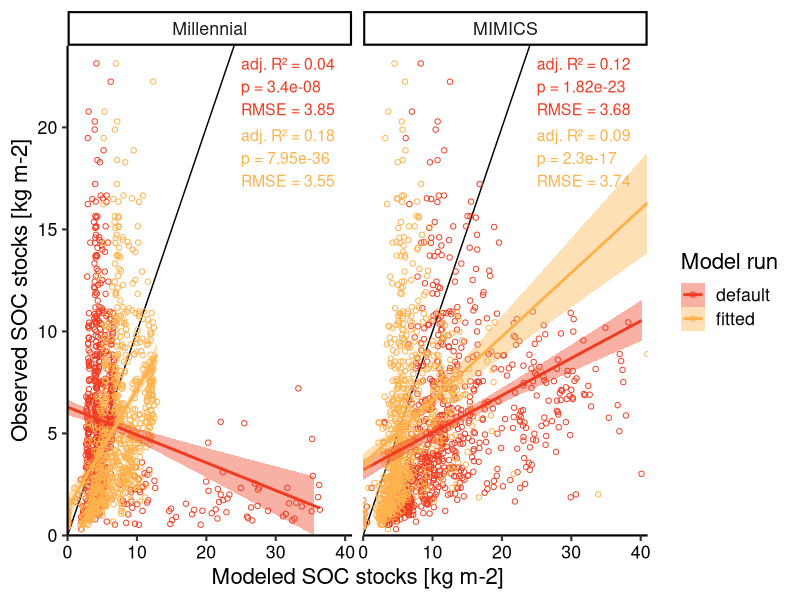
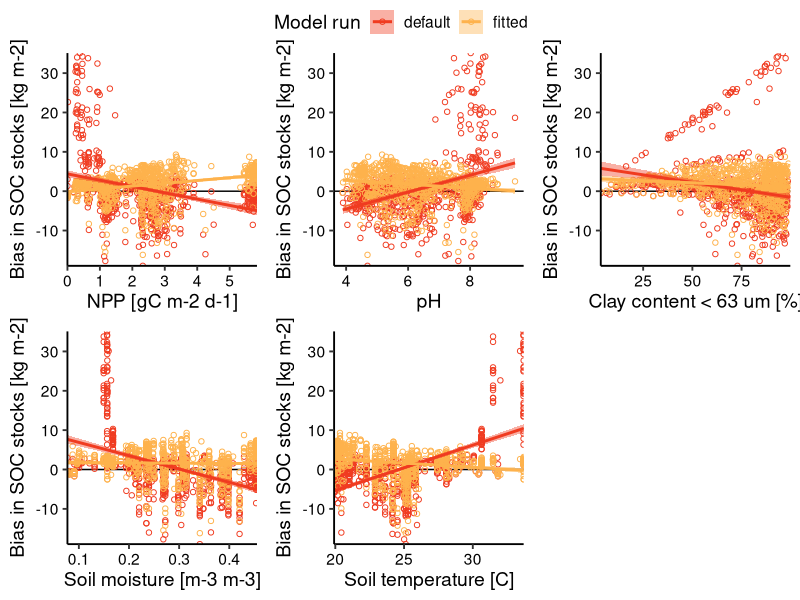
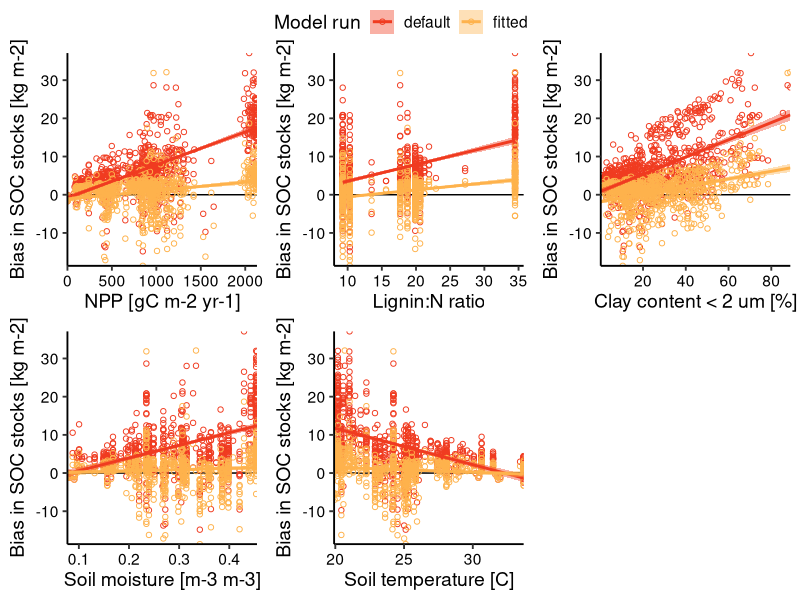
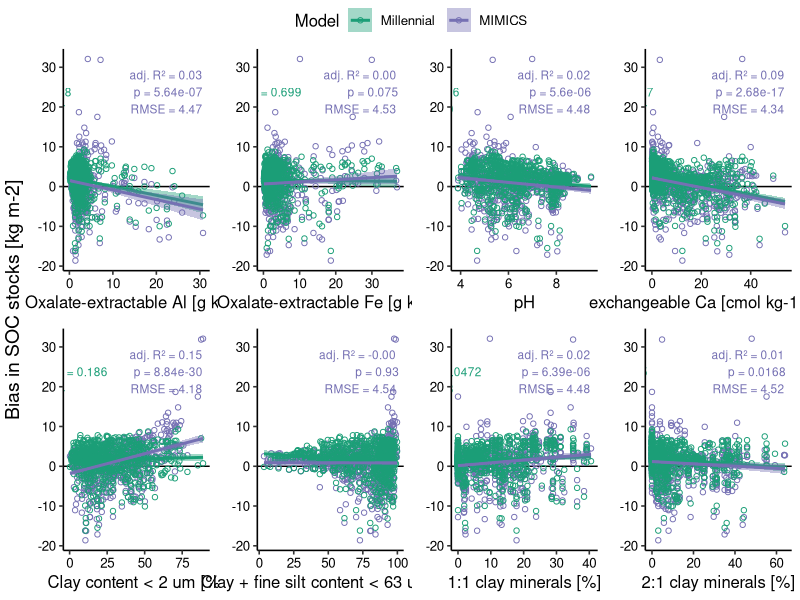
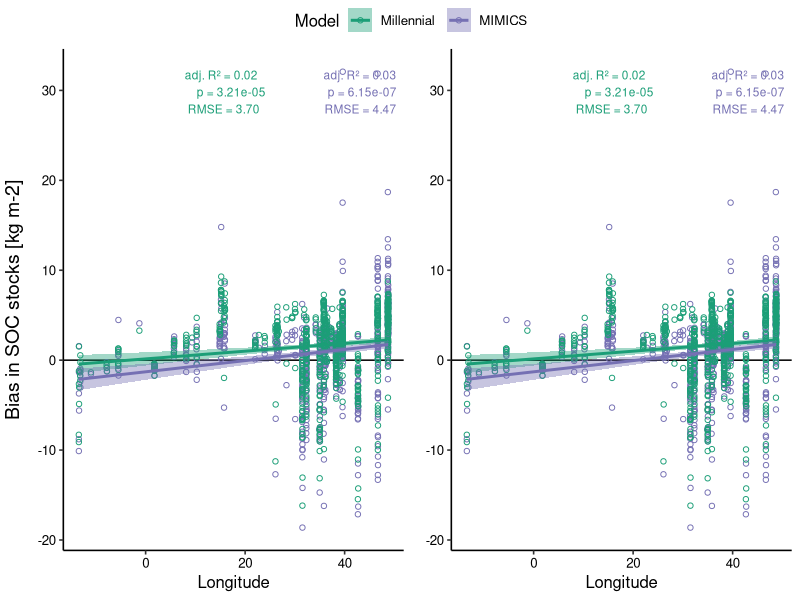
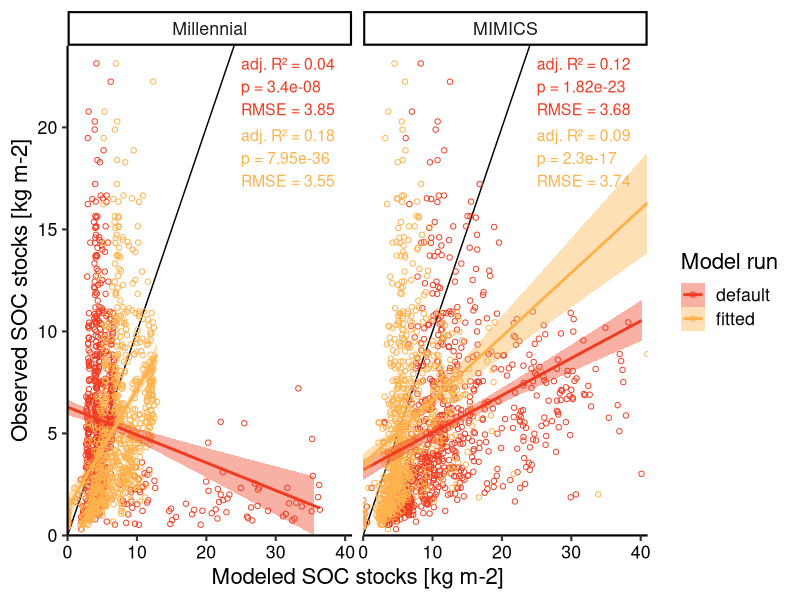
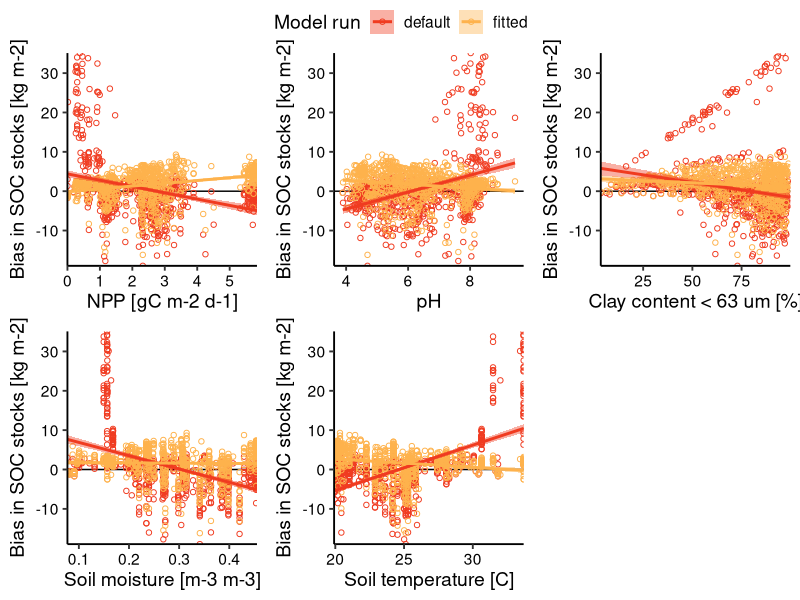
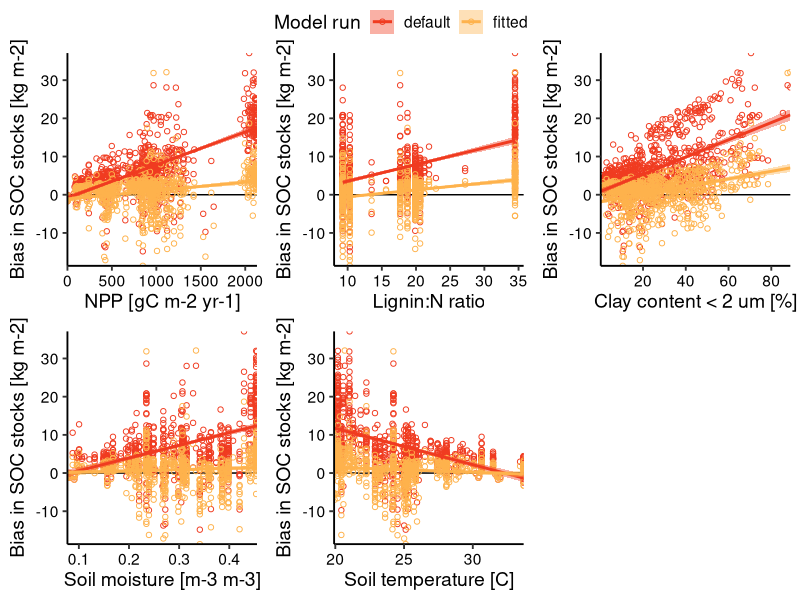

Generate these figures, in order, with R:
## AfSIS process-based model analysis ##
## Sophie von Fromm ##
## 2025-10-08 ##

library(tidyverse)
library(ggpubr)

## Load default and fitted model runs
default_run <- read.csv("model_output/both_model_results_default_run_2025-10-08.csv") %>% 
  mutate(ModelRun = "default") 
fitted_run <- read.csv("model_output/both_model_results_fitted_run_2025-10-08.csv") %>% 
  mutate(ModelRun = "fitted")

## Load AfSIS data
afsis_data <- read.csv("forcing_data/afsis_ref_updated8.csv", as.is = T) %>% 
  filter(Depth == "Topsoil")

## merge both model datasets
both_runs <- default_run %>% 
  full_join(fitted_run)

both_runs_obs <-  both_runs %>% 
  filter(Type %in% c("MIMICS", "Millennial")) %>%
  rename(Soil_Organic_Carbon_kg_m2_mod = Soil_Organic_Carbon_kg_m2) %>%
  left_join(
    both_runs %>% 
      filter(Type == "Observed") %>% 
      select(Set, ModelRun, Soil_Organic_Carbon_kg_m2) %>% 
      rename(Soil_Organic_Carbon_kg_m2_obs = Soil_Organic_Carbon_kg_m2),
    by = c("Set", "ModelRun")
  ) %>%
  select(Set, Type, ModelRun, Soil_Organic_Carbon_kg_m2_mod, Soil_Organic_Carbon_kg_m2_obs)

median(both_runs_obs$Soil_Organic_Carbon_kg_m2_obs)

## Plot data and calculate model performance
# Function that returns a tibble with desired statistics for specific subset of data
extract_lm_stats <- function(df, type_filter, modelrun_filter) {
  data_sub <- df %>% filter(Type == type_filter, ModelRun == modelrun_filter)
  
  lm_fit <- lm(Soil_Organic_Carbon_kg_m2_obs ~ Soil_Organic_Carbon_kg_m2_mod, 
               data = data_sub)
  
  summary_lm <- summary(lm_fit)
  glance_lm <- broom::glance(lm_fit)
  
  # RMSE calculation
  rmse <- sqrt(mean(lm_fit$residuals^2))
  
  # p-value of slope (coefficient on Soil_Organic_Carbon_kg_m2_obs)
  # It's the 2nd coefficient
  p_value <- coef(summary_lm)[2, "Pr(>|t|)"]
  
  tibble(
    Type = type_filter,
    ModelRun = modelrun_filter,
    adj_r_squared = summary_lm$adj.r.squared,
    p_value = p_value,
    rmse = rmse
  )
}

types <- unique(both_runs_obs$Type)
modelruns <- unique(both_runs_obs$ModelRun)

stats_table <- tidyr::crossing(Type = types, ModelRun = modelruns) %>%
  rowwise() %>%
  do(extract_lm_stats(both_runs_obs, .$Type, .$ModelRun)) %>%
  ungroup() %>% 
  mutate(
    label = sprintf(
      "adj. R² = %.2f\np = %.3g\nRMSE = %.2f",
      adj_r_squared, p_value, rmse
    )
  )

both_runs_obs %>% 
  ggplot(aes(y = Soil_Organic_Carbon_kg_m2_obs, x = Soil_Organic_Carbon_kg_m2_mod,
             color = ModelRun)) +
  geom_abline(slope = 1) +
  geom_point(shape = 21) +
  facet_wrap(~Type) +
  geom_smooth(method = "lm", aes(fill = ModelRun)) +
  theme_classic(base_size = 16) +
  theme(axis.text = element_text(color = "black")) +
  scale_y_continuous("Observed SOC stocks [kg m-2]", limits = c(0,24),
                     expand = c(0,0)) +
  scale_x_continuous("Modeled SOC stocks [kg m-2]", limits = c(0,41),
                     expand = c(0,0)) +
  scale_color_manual("Model run", values = c("#f03b20", "#feb24c")) +
  scale_fill_manual("Model run", values = c("#f03b20", "#feb24c")) +
  geom_text(
    data = stats_table %>% filter(ModelRun == "default"),
    aes(x = 25, y = 22, label = label), color = "#f03b20",
    inherit.aes = FALSE,
    size = 4,
    hjust = 0
  ) +
  geom_text(
    data = stats_table %>% filter(ModelRun == "fitted"),
    aes(x = 25, y = 18.5, label = label), color = "#feb24c",
    inherit.aes = FALSE,
    size = 4,
    hjust = 0
  )
ggsave(paste0("./model_output/ModelFits_MIMICS_Millennial_DefaultFitted_",
              Sys.Date(), ".jpeg"), height = 6, width = 9)  

## Bias plots
afsis_red <- afsis_data %>% 
  tibble::rowid_to_column("Set") %>% 
  filter(CORG <= 20) %>% 
  dplyr::select(Set, Longitude, Latitude, Region, Country, Site, Cluster, Plot,
                Clay_2um, Clay_63um, pH, Am_Ox_Al, Am_Ox_Fe, Caex, Clay_1_1,
                Clay_2_1, LIG_N, bd_extracted, npp_modis, sm, stemp)

model_afsis <- both_runs_obs %>% 
  left_join(afsis_red, by = "Set") %>% 
  mutate(SOC_bias_kg_m2 = Soil_Organic_Carbon_kg_m2_mod - Soil_Organic_Carbon_kg_m2_obs)

# function for bias plots with forcing parameters
bias_plot_fun_forc_prop <- function(xvar, model){
  model_afsis %>% 
    filter(Type == {{model}}) %>% 
    ggplot(aes(y = SOC_bias_kg_m2, x = {{xvar}}, color = ModelRun)) +
    geom_hline(yintercept = 0) +
    geom_point(shape = 21) +
    scale_y_continuous("Bias in SOC stocks [kg m-2]", expand = c(0,0)) +
    geom_smooth(aes(fill = ModelRun), method = "lm") +
    theme_classic(base_size = 14) +
    theme(axis.text = element_text(color = "black")) +
    scale_color_manual("Model run", values = c("#f03b20", "#feb24c")) +
    scale_fill_manual("Model run", values = c("#f03b20", "#feb24c"))
}

# Millennial 
f1_mil <- bias_plot_fun_forc_prop(model = "Millennial", xvar = npp_modis*1000/365) +
  scale_x_continuous("NPP [gC m-2 d-1]", expand = c(0,0))

f2_mil <- bias_plot_fun_forc_prop(model = "Millennial", xvar = pH) +
  scale_x_continuous("pH")

f3_mil <- bias_plot_fun_forc_prop(model = "Millennial", xvar = Clay_63um) +
  scale_x_continuous("Clay content < 63 um [%]", expand = c(0,0))

f4_mil <- bias_plot_fun_forc_prop(model = "Millennial", xvar = sm) +
  scale_x_continuous("Soil moisture [m-3 m-3]", expand = c(0,0))

f5_mil <- bias_plot_fun_forc_prop(model = "Millennial", xvar = stemp) +
  scale_x_continuous("Soil temperature [C]", expand = c(0,0))

ggarrange(f1_mil, f2_mil, f3_mil, f4_mil, f5_mil, common.legend = TRUE)

ggsave(paste0("./model_output/BiasPlots_Millennial_DefaultFitted_forc_",
              Sys.Date(), ".jpeg"), height = 6, width = 9) 

# MIMICS
f1_mic <- bias_plot_fun_forc_prop(model = "MIMICS", xvar = npp_modis*1000) +
  scale_x_continuous("NPP [gC m-2 yr-1]", expand = c(0,0))

f2_mic <- bias_plot_fun_forc_prop(model = "MIMICS", xvar = LIG_N) +
  scale_x_continuous("Lignin:N ratio")

f3_mic <- bias_plot_fun_forc_prop(model = "MIMICS", xvar = Clay_2um) +
  scale_x_continuous("Clay content < 2 um [%]", expand = c(0,0))

f4_mic <- bias_plot_fun_forc_prop(model = "MIMICS", xvar = sm) +
  scale_x_continuous("Soil moisture [m-3 m-3]", expand = c(0,0))

f5_mic <- bias_plot_fun_forc_prop(model = "MIMICS", xvar = stemp) +
  scale_x_continuous("Soil temperature [C]", expand = c(0,0))

ggarrange(f1_mic, f2_mic, f3_mic, f4_mic, f5_mic, common.legend = TRUE)

ggsave(paste0("./model_output/BiasPlots_MIMICS_DefaultFitted_forc_",
              Sys.Date(), ".jpeg"), height = 6, width = 9) 

# Check if always the same samples are driving the bias for MIMICS
model_afsis %>% 
  filter(ModelRun== "default") %>% 
  filter(npp_modis*1000 > 2000)

## function for bias plots with soil parameters
# Function to extract linear model statistics
extract_bias_lm_stats <- function(df, xvar_name, type_filter) {
  data_sub <- df %>% 
    filter(Type == type_filter, ModelRun == "fitted")
  
  # Create formula dynamically
  formula <- as.formula(paste("SOC_bias_kg_m2 ~", xvar_name))
  lm_fit <- lm(formula, data = data_sub)
  
  summary_lm <- summary(lm_fit)
  
  # RMSE calculation
  rmse <- sqrt(mean(lm_fit$residuals^2))
  
  # p-value of slope (coefficient on x variable)
  p_value <- coef(summary_lm)[2, "Pr(>|t|)"]
  
  tibble(
    Type = type_filter,
    adj_r_squared = summary_lm$adj.r.squared,
    p_value = p_value,
    rmse = rmse
  )
}

# Plotting function
bias_plot_fun_forc_prop <- function(xvar, xvar_name){  
  
  # Get types
  types <- model_afsis %>% 
    filter(ModelRun == "fitted") %>% 
    pull(Type) %>% 
    unique()
  
  # Calculate stats for both types
  stats_table <- tibble(Type = types) %>%
    rowwise() %>%
    do(extract_bias_lm_stats(model_afsis, xvar_name, .$Type)) %>%
    ungroup() %>%
    mutate(
      label = sprintf(
        "adj. R² = %.2f\np = %.3g\nRMSE = %.2f",
        adj_r_squared, p_value, rmse
      )
    )
  
  # Create the plot
  model_afsis %>%  
    filter(ModelRun == "fitted") %>%  
    ggplot(aes(y = SOC_bias_kg_m2, x = {{xvar}}, color = Type)) +  
    geom_hline(yintercept = 0) +  
    geom_point(shape = 21) +  
    geom_smooth(aes(fill = Type), method = "lm") +  
    theme_classic(base_size = 12) +  
    theme(axis.text = element_text(color = "black"),  
          axis.title.y = element_blank()) +  
    scale_color_manual("Model", values = c("#1b9e77", "#7570b3")) +  
    scale_fill_manual("Model", values = c("#1b9e77", "#7570b3")) +
    geom_text(
      data = stats_table %>% filter(Type == "Millennial"),
      aes(x = Inf, y = Inf, label = label), 
      color = "#1b9e77",
      inherit.aes = FALSE,
      size = 3,
      hjust = 3,
      vjust = 1.5
    ) +
    geom_text(
      data = stats_table %>% filter(Type == "MIMICS"),
      aes(x = Inf, y = Inf, label = label), 
      color = "#7570b3",
      inherit.aes = FALSE,
      size = 3,
      hjust = 1.1,
      vjust = 1.5
    )
}

# Create plots with the updated function
s1 <- bias_plot_fun_forc_prop(Am_Ox_Al/1000, "Am_Ox_Al") +  
  scale_x_continuous("Oxalate-extractable Al [g kg-1]")  
s2 <- bias_plot_fun_forc_prop(Am_Ox_Fe/1000, "Am_Ox_Fe") +  
  scale_x_continuous("Oxalate-extractable Fe [g kg-1]")  
s3 <- bias_plot_fun_forc_prop(pH, "pH") +  
  scale_x_continuous("pH")  
s4 <- bias_plot_fun_forc_prop(Caex, "Caex") +  
  scale_x_continuous("exchangeable Ca [cmol kg-1 soil-1]")  
s5 <- bias_plot_fun_forc_prop(Clay_2um, "Clay_2um") +  
  scale_x_continuous("Clay content < 2 um [%]")  
s6 <- bias_plot_fun_forc_prop(Clay_63um, "Clay_63um") +  
  scale_x_continuous("Clay + fine silt content < 63 um [%]")  
s7 <- bias_plot_fun_forc_prop(Clay_1_1, "Clay_1_1") +  
  scale_x_continuous("1:1 clay minerals [%]")  
s8 <- bias_plot_fun_forc_prop(Clay_2_1, "Clay_2_1") +  
  scale_x_continuous("2:1 clay minerals [%]")  

# Combine plots
annotate_figure(  
  ggarrange(s1, s2, s3, s4, s5, s6, s7, s8, common.legend = TRUE,  
            ncol = 4, nrow = 2),  
  left = text_grob("Bias in SOC stocks [kg m-2]", rot = 90, size = 14))


ggsave(paste0("./model_output/BiasPlots_MIMICS_Millennial_Fitted_soil_",
              Sys.Date(), ".jpeg"), height = 6, width = 12) 

# Spatial plotting
s9 <- bias_plot_fun_forc_prop(Longitude, "Longitude")
s10 <- bias_plot_fun_forc_prop(Longitude, "Longitude")

annotate_figure(  
  ggarrange(s9, s10, common.legend = TRUE),  
  left = text_grob("Bias in SOC stocks [kg m-2]", rot = 90, size = 14))
ggsave(paste0("./model_output/BiasPlots_MIMICS_Millennial_Fitted_long_lat_",
              Sys.Date(), ".jpeg"), height = 6, width = 8) 
